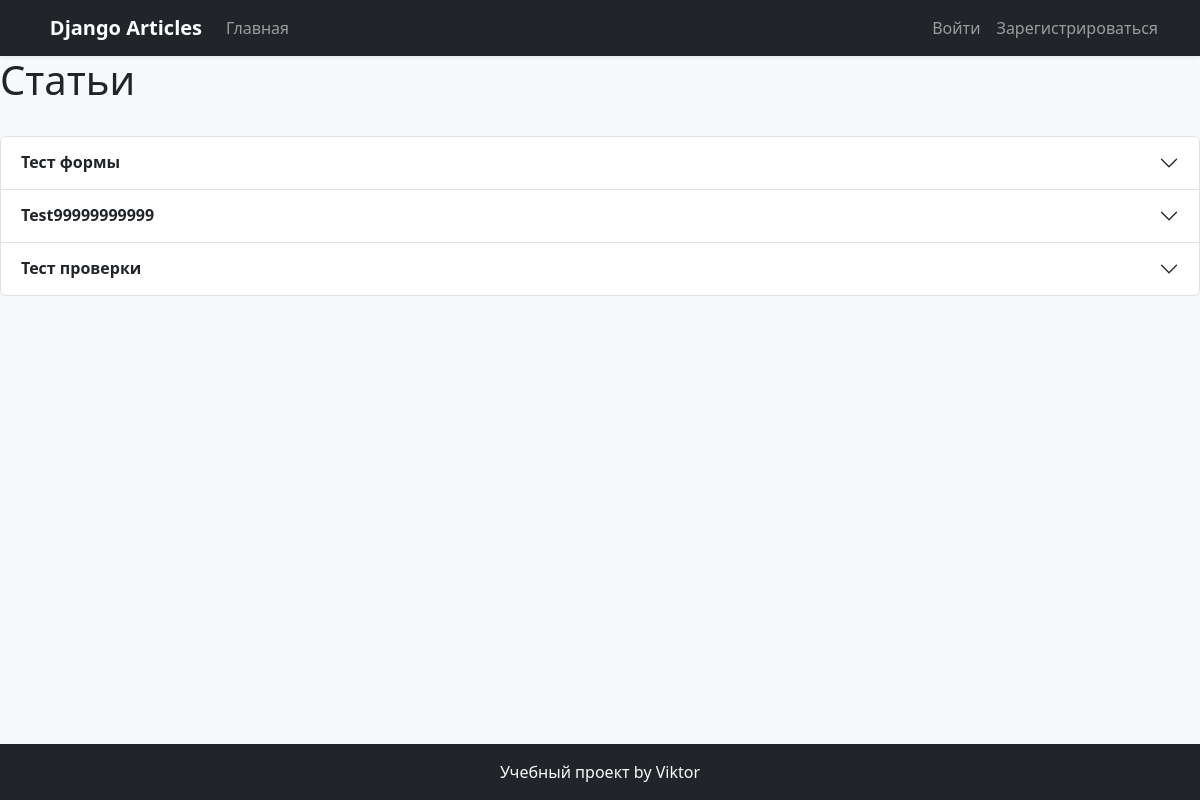
The page /myapp/ on the database its author committed.
### myproject/apps/myapp/models.py (models this page shows, shortened)
class Article(models.Model):
    title = models.CharField(max_length=200)
    content = models.TextField()
    author = models.ForeignKey(User, on_delete=models.CASCADE)
    category = models.ForeignKey(
        Category,
        on_delete=models.SET_NULL,
        null=True,
        blank=True,
        related_name="articles"
    )
    create_at = models.DateField(auto_now_add=True)
    update_at = models.DateField(auto_now=True)
    is_published = models.BooleanField(default=False)
    class Meta:
        verbose_name = "Статья"
        verbose_name_plural = "Статьи"

### myproject/apps/myapp/views.py (the view)
# urls.py: path("", views.article_list, name="article_list"),
def article_list(request):
    articles = Article.objects.filter(is_published=True)
    return render(
        request,
        "articles/article_list.html",
        {"articles" : articles}
    )

### myproject/templates/articles/article_list.html (shortened to what this page needs)
{% extends "articles/base.html" %}
{% block content %}
<div class="d-flex justify-content-between align-items-center mb-4">
    <div>
        <h1>Статьи</h1>
    </div>
</div>
<div class="accordion" id="articlesAccordion">
    {% for article in articles %}
    <div class="accordion-item">
        <h2 class="accordion-header" id="header{{ article.pk }}">
            <button class="accordion-button collapsed"
                    type="button"
                    data-bs-toggle="collapse"
                    data-bs-target="#collapse{{ article.pk }}"
                    aria-expanded="false"
                    aria-controls="collapse{{ article.pk }}">
                <span class="fw-semibold">{{ article.title }}</span>
            </button>
        </h2>
    </div>
    {% empty %}
    <div class="col-12">
        <p>Нет статей</p>
    </div>
    {% endfor %}
</div>
{% endblock %}

### rows shown on the page
Article: title "Тест формы"
Article: title "Test99999999999"
Article: title "Тест проверки"
